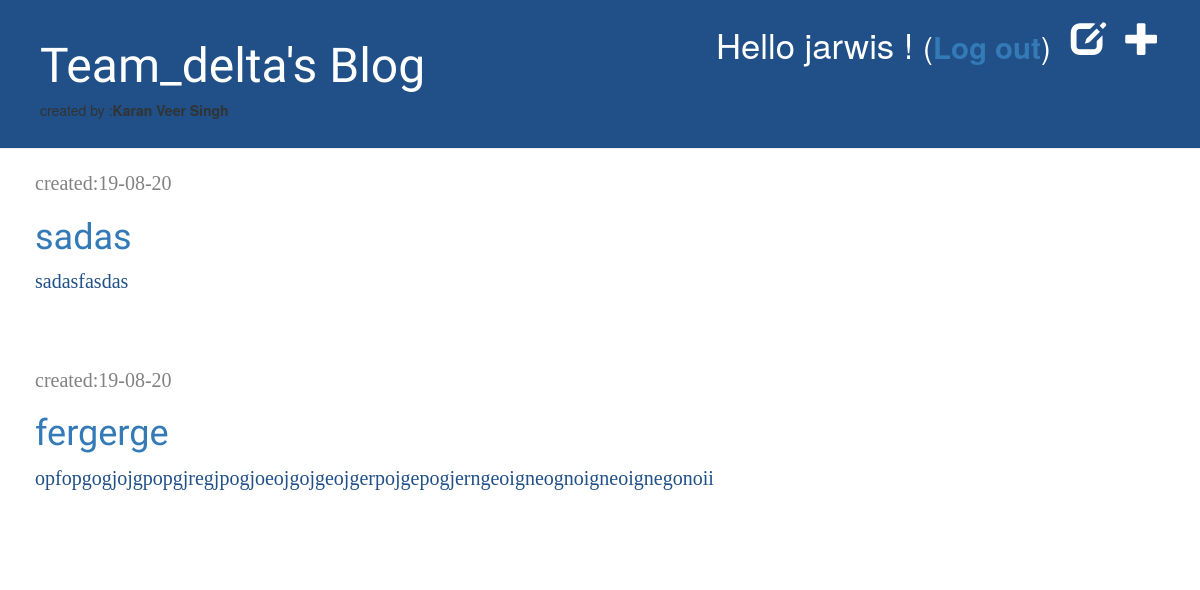
The page /drafts/ (signed in) on the database as committed earlier.
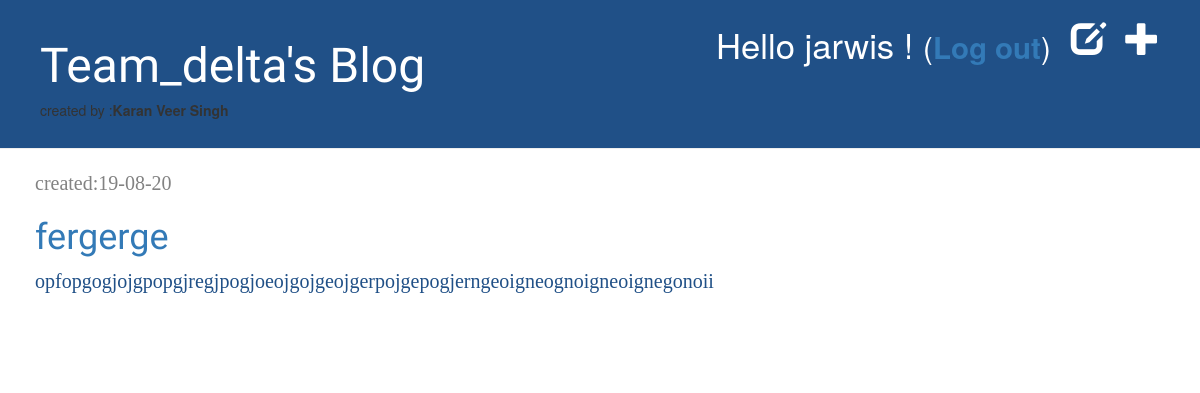
The same page on the database as committed later.
### blog/models.py (models this page shows, shortened)
class Post(models.Model):
	author = models.ForeignKey(settings.AUTH_USER_MODEL , on_delete = models.CASCADE)
	title = models.CharField(max_length = 200)
	text = models.TextField()
	created_date = models.DateTimeField(default= timezone.now)
	published_date = models.DateTimeField(blank = True , null = True)

### blog/views.py (the view)
# urls.py: path('drafts/', views.post_draft_list, name='post_draft_list'),
@login_required
def post_draft_list(request):
	posts = Post.objects.filter(published_date__isnull=True).order_by('-created_date')
	return render(request, 'blog/post_draft_list.html',{'posts':posts})

### blog/templates/blog/post_draft_list.html
{%  extends 'blog/base.html' %}
{%  block content  %}
	{% for post in posts %}
		<div class ="post" >
			<p class="date">created:{{ post.created_date|date:'d-m-y' }}</p>
			<h1><a href="{% url 'post_detail' pk=post.pk %}">{{ post.title }}</a></h1>
			<p>{{ post.text|truncatechars:200 }}</p>
		</div>
	{% endfor %}
{% endblock %}

Rows that differ between the two databases and show on the page:
removed Post: created_date "19-08-20", title "sadas", text "sadasfasdas"
